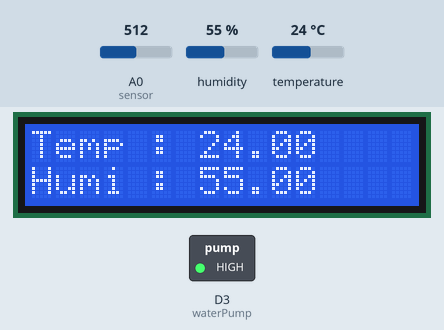
This sketch was run on a simulated ESP8266 (NodeMCU). On the bench: 16×2 character LCD, switched loads named in the sketch (green lamp = pin HIGH). Inputs (shaded band) come from the test bench; at power-on: A0 (sensor) = 512, humidity 55 %, temperature 24 °C. WiFi joins after 1.5 s; servers stay silent unless stated.

Above: at 11.4 s.
11.5 s: A0 (sensor) set to 693
13.0 s: A0 (sensor) set to 725
At 14.2 s:
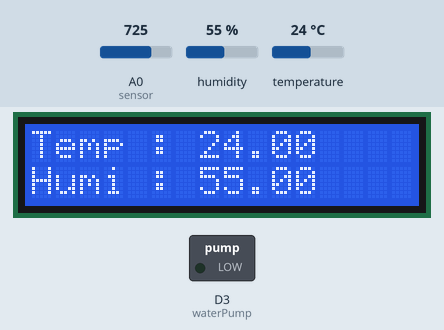
14.5 s: humidity set to 22 %
At 17.0 s:
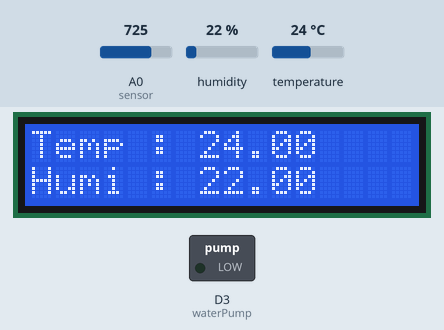
17.9 s: temperature set to 12 °C
At 19.1 s:
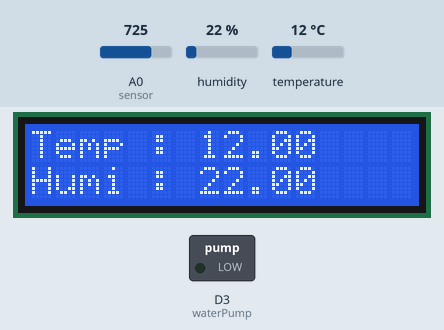
19.9 s: humidity set to 40 %
At 21.3 s:
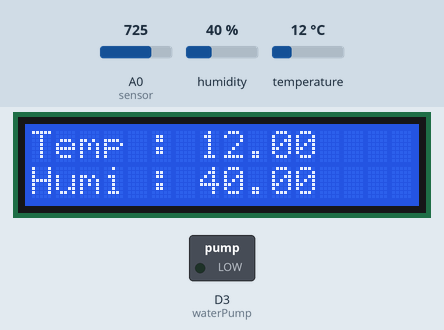
22.0 s: temperature set to 19 °C
At 22.8 s:
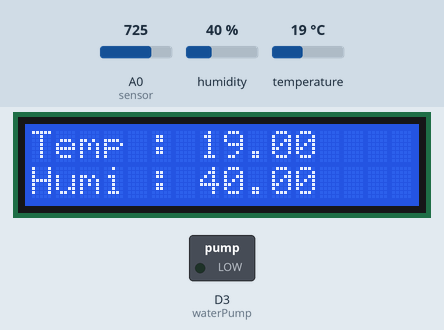
Timing chart, 0 to 25.0 s (numbered marks = the images above; inputs shaded):
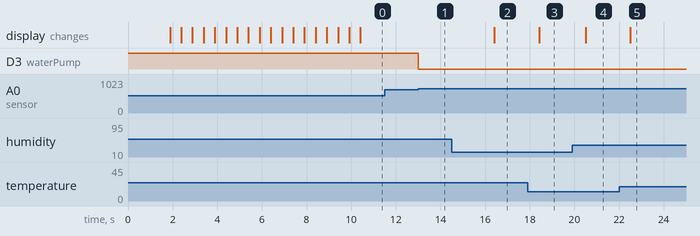

Measured:
- the behaviour switches between 711 and 712 on A0 (sensor) (found by bisection; images 0 and 1)
- after the input at 11.5 s, every drawn part: stays the same
- after the input at 13.0 s, D3 (waterPump): HIGH → LOW at once
- after the input at 14.5 s, the display: changes after 1.9 s (image 2)
- after the input at 17.9 s, the display: changes after 0.52 s (image 3)
- after the input at 19.9 s, the display: changes after 0.60 s (image 4)
- after the input at 22.0 s, the display: changes after 0.50 s (image 5)

The sketch:

MHHDetectorWhite.ino
```cpp
/*Plant watering system with new blynk update
   https://srituhobby.com
*/
//Include the library files
#define BLYNK_TEMPLATE_ID "TMPLU-yJbzZ6"
#define BLYNK_DEVICE_NAME "Project IoT"

#include <LiquidCrystal_I2C.h>
#include <Wire.h>
#define BLYNK_PRINT Serial
#include <ESP8266WiFi.h>
#include <BlynkSimpleEsp8266.h>
#include <DHT.h>

//Initialize the LCD display
LiquidCrystal_I2C lcd(0x27, 16, 2);

DHT dht(D4, DHT11); //(sensor pin,sensor type)

char auth[] = "RVqWlcfPpS8LBRZjScATrNP-0bQVkrfE";//Enter your Auth token
char ssid[] = "AY";//Enter your WIFI name
char pass[] = "anisyusra01";//Enter your WIFI password

BlynkTimer timer;
bool Relay = 0;

//Define component pins
#define sensor A0
#define waterPump D3

void setup() {
  Serial.begin(9600);
  pinMode(waterPump, OUTPUT);
  digitalWrite(waterPump, HIGH);
  lcd.init();
  lcd.backlight();

  Blynk.begin(auth, ssid, pass, "blynk.cloud", 80);

  lcd.setCursor(1, 0);
  lcd.print("System Loading");
  for (int a = 0; a <= 15; a++) {
    lcd.setCursor(a, 1);
    lcd.print(".");
    delay(500);
  }
  lcd.clear();

  //Call the function
  timer.setInterval(100L, soilMoistureSensor);

  Wire.begin(D2, D1);
  lcd.init();
  lcd.backlight();
  Blynk.begin(auth, ssid, pass);
  dht.begin();
  timer.setInterval(100L, sendSensor);

}

//Get the soil moisture values
void soilMoistureSensor() {
  int value = analogRead(sensor);
  value = map(value, 0, 1024, 0, 100);
  value = (value - 100) * -1;

  Blynk.virtualWrite(V0, value);
}

//Get the temperature and humidity values
void sendSensor() {
  float h = dht.readHumidity();
  float t = dht.readTemperature();

  if (isnan(h) || isnan(t)) {
    Serial.println("Failed to read from DHT sensor!");
    Blynk.logEvent("Alert","Warning! please water your plant.");
    return;
  }

  lcd.setCursor(0, 0);
  lcd.print("Temp : ");
  lcd.print(t);
  lcd.setCursor(0, 1);
  lcd.print("Humi : ");
  lcd.print(h);

  Blynk.virtualWrite(V6, t);
  Blynk.virtualWrite(V2, h);
}

void loop() {

  Blynk.run();

  int value = analogRead(sensor);
  value = map(value, 0, 1024, 0, 100);
  value = (value - 100) * -1;
  float h = dht.readHumidity();
  float t = dht.readTemperature();

  if(value > 30)
  {
    digitalWrite(waterPump, HIGH);
  }

  else
  {
    digitalWrite(waterPump, LOW);
  }

  Blynk.run();//Run the Blynk library
  timer.run();//Run the Blynk timer
}
```
